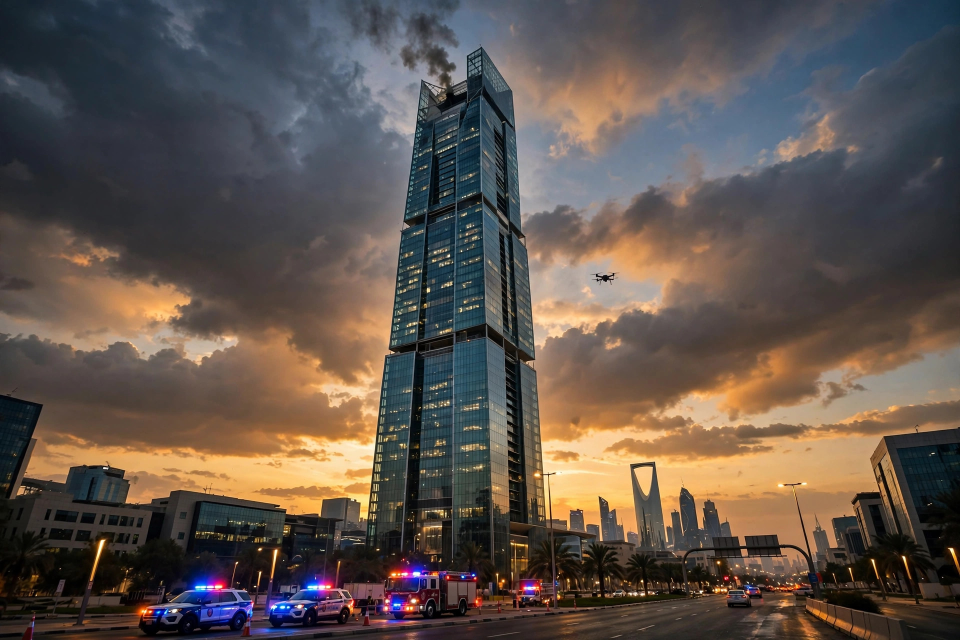
#> input picture assets/lead.jpg, 1920 x 1280 px (shown at 1/2 size)
$ python main.py
#> lines starting #> are read from the running program, lines starting #| are printed output that depends on the picture
#!/usr/bin/env python3
"""Build the 25 November 2026 one-page newspaper image.

Reads the AI-generated pictorial illustrations committed under assets/
and composes a dense 1024x1024 front page: masthead, one big pictured
lead story, a 4x3 grid of pictured stories, an ALSO TODAY strip and a
footer. Fully deterministic: same assets in, same PNG bytes out.
No network access at runtime. Requires Pillow only.

Usage:  python3 main.py            # writes /output/entry.png
        OUTPUT_DIR=/tmp/out python3 main.py
"""

import os
import sys

from PIL import Image, ImageDraw, ImageFont

HERE = os.path.dirname(os.path.abspath(__file__))
ASSETS = os.path.join(HERE, "assets")
OUT_DIR = os.environ.get("OUTPUT_DIR", "/output")
OUT_PATH = os.path.join(OUT_DIR, "entry.png")

PAGE_W, PAGE_H = 1024, 1024
PAPER = (247, 243, 234)
INK = (20, 20, 20)
MUTED = (90, 86, 78)
RED = (179, 32, 44)
NAVY = (27, 42, 74)
RULE = (180, 172, 158)
CARD_BG = (255, 255, 255)

FONT_DIR = "/usr/share/fonts/truetype/dejavu"


def load_font(name, size):
    path = os.path.join(FONT_DIR, name)
    try:
        return ImageFont.truetype(path, size)
    except OSError:
        return ImageFont.load_default()


SERIF_B = "DejaVuSerif-Bold.ttf"
SERIF = "DejaVuSerif.ttf"
SANS_B = "DejaVuSans-Bold.ttf"
SANS = "DejaVuSans.ttf"
SANS_I = "DejaVuSans-Oblique.ttf"


def text_width(draw, text, font):
    box = draw.textbbox((0, 0), text, font=font)
    return box[2] - box[0]


def wrap_lines(draw, text, font, max_width, max_lines=None):
    """Greedy word wrap; truncates with an ellipsis past max_lines."""
    words = text.split()
    lines = []
    current = ""
    for word in words:
        trial = word if not current else current + " " + word
        if text_width(draw, trial, font) <= max_width or not current:
            current = trial
        else:
            lines.append(current)
            current = word
    if current:
        lines.append(current)
    if max_lines is not None and len(lines) > max_lines:
        lines = lines[:max_lines]
        while lines and text_width(draw, lines[-1] + " ...", font) > max_width:
            tail = lines[-1].rsplit(" ", 1)
            lines[-1] = tail[0] if len(tail) == 2 else tail[0][:-1]
        lines[-1] = lines[-1].rstrip() + " ..."
    return lines


def draw_wrapped(draw, xy, text, font, color, max_width, line_gap, max_lines=None):
    x, y = xy
    for line in wrap_lines(draw, text, font, max_width, max_lines):
        draw.text((x, y), line, font=font, fill=color)
        y += font.size + line_gap
    return y


def cover_crop(image, target_w, target_h):
    """Centre-crop to the target aspect ratio, then resize (LANCZOS)."""
    src_w, src_h = image.size
    target_ratio = target_w / target_h
    src_ratio = src_w / src_h
    if src_ratio > target_ratio:
        new_w = int(src_h * target_ratio)
        left = (src_w - new_w) // 2
        box = (left, 0, left + new_w, src_h)
    else:
        new_h = int(src_w / target_ratio)
        top = (src_h - new_h) // 2
        box = (0, top, src_w, top + new_h)
    return image.crop(box).resize((target_w, target_h), Image.LANCZOS)


def picture(name, target_w, target_h):
    path = os.path.join(ASSETS, name)
    with Image.open(path) as shot:
        shot = shot.convert("RGB")
        return cover_crop(shot, target_w, target_h)


LEAD = {
    "image": "lead.jpg",
    "kicker": "MIDDLE EAST",
    "headline": "Houthi drone hits Riyadh's tallest tower \u2014 11 wounded",
    "summary": (
        "Saudi civil defence says a Houthi drone struck the PIF Tower in "
        "Riyadh, wounding 11 people, including two Indians and three "
        "Nepalese. It is the second strike on the tower in days."
    ),
}

GRID = [
    {
        "image": "g1-ship.jpg",
        "kicker": "UKRAINE",
        "headline": "Kyiv: we hit a Russian ship in the Gulf of Finland",
        "summary": "Zelenskiy confirms a Ukrainian drone strike; Norway urges caution.",
    },
    {
        "image": "g2-cop.jpg",
        "kicker": "CLIMATE",
        "headline": "COP31 talks collapse with no deal",
        "summary": "Talks in Antalya end with no deal as the fossil-fuel impasse holds.",
    },
    {
        "image": "g3-huawei.jpg",
        "kicker": "TECH",
        "headline": "Huawei guilty on 10 of 12 counts in US trial",
        "summary": "A Brooklyn jury convicts the tech giant after a three-month trial.",
    },
    {
        "image": "g4-cia.jpg",
        "kicker": "USA",
        "headline": "CIA and spy chief's office hit by hack",
        "summary": "The CIA and ODNI suffer a cyberattack on unclassified systems.",
    },
    {
        "image": "g5-mine.jpg",
        "kicker": "INDONESIA",
        "headline": "Dozens feared trapped in flooded Java gold mine",
        "summary": "Rescuers search for around 30 workers stuck 100 m deep in Pongkor, Bogor.",
    },
    {
        "image": "g6-shenzhou.jpg",
        "kicker": "SPACE",
        "headline": "China launches Shenzhou-24 crew to orbit",
        "summary": "The crewed mission lifts off from Jiuquan aboard a Long March 2F rocket.",
    },
    {
        "image": "g7-madrid.jpg",
        "kicker": "FOOTBALL",
        "headline": "Madrid rout PSV 5\u20131",
        "summary": "Bellingham's stunner and a Mbapp\u00e9 brace power Real's comeback.",
    },
    {
        "image": "g8-senegal.jpg",
        "kicker": "AFRICA",
        "headline": "Senegal get AFCON crown back",
        "summary": "CAS overturns CAF's decision and restores Senegal's 1\u20130 final win.",
    },
    {
        "image": "g9-cricket.jpg",
        "kicker": "CRICKET",
        "headline": "Vaibhav, 204 off 53 balls \u2014 a world record",
        "summary": "India A's teenager smashes 28 sixes in the fastest List A double century ever.",
    },
    {
        "image": "g10-markets.jpg",
        "kicker": "MARKETS",
        "headline": "Asia stocks slide as tariff threat returns",
        "summary": "Nikkei falls 2.9%, Seoul 5.3% as the US readies fresh tariff measures.",
    },
    {
        "image": "g11-sarkozy.jpg",
        "kicker": "FRANCE",
        "headline": "Sarkozy and Bruni ordered to trial",
        "summary": "The former president and his wife face trial over the Libya case.",
    },
    {
        "image": "g12-hanoi.jpg",
        "kicker": "VIETNAM",
        "headline": "Hanoi blast kills six, injures 10",
        "summary": "An explosion rips through a residential area; a gas leak is suspected.",
    },
]

ALSO_TODAY = [
    "Trump pardons turkeys Freedom and Feathers",
    "Giuliani gets the Medal of Freedom",
    "Gukesh draws World Chess opener",
]


def build():
    page = Image.new("RGB", (PAGE_W, PAGE_H), PAPER)
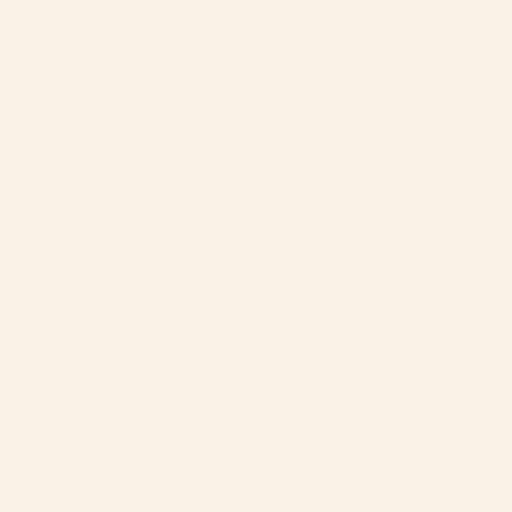
#> page: PIL image 1024x1024 RGB (shown at 1/2 size); mean R, G, B 247, 243, 234
    draw = ImageDraw.Draw(page)

    # --- Masthead -------------------------------------------------------
    title_font = load_font(SERIF_B, 46)
    date_font = load_font(SANS_B, 14)
    draw.text((16, 12), "THE WORLD IN ONE PAGE", font=title_font, fill=INK)
    date_text = "WEDNESDAY 25 NOVEMBER 2026"
    date_w = text_width(draw, date_text, date_font)
#> date_w = 261
    draw.text((PAGE_W - 16 - date_w, 30), date_text, font=date_font, fill=NAVY)
    draw.rectangle((16, 66, PAGE_W - 16, 69), fill=RED)
    draw.rectangle((16, 72, PAGE_W - 16, 73), fill=INK)

    # --- Lead story -----------------------------------------------------
    lead_x, lead_y, lead_w, lead_h = 16, 82, 576, 252
    lead_img = picture(LEAD["image"], lead_w, lead_h)
#> in picture, shot is the input picture: PIL image 1920x1280 RGB; mean R, G, B 94.9, 83.8, 77
#> in cover_crop, `return image.crop(box).resize((target_w, target_h), Image.LANCZOS)`:
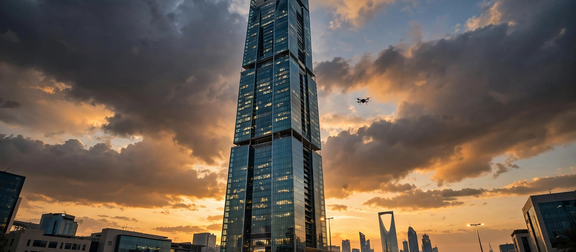
#> returned value: PIL image 576x252 RGB; mean R, G, B 109.9, 95, 82.1
    page.paste(lead_img, (lead_x, lead_y))
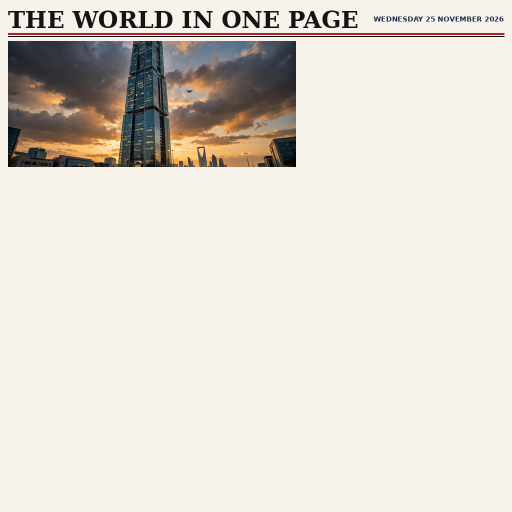
#> page: PIL image 1024x1024 RGB (shown at 1/2 size); mean R, G, B 225, 219.1, 209.7
    draw.rectangle(
        (lead_x, lead_y, lead_x + lead_w - 1, lead_y + lead_h - 1),
        outline=INK,
        width=1,
    )
    tx = lead_x + lead_w + 16
    tw = PAGE_W - 16 - tx
    y = lead_y + 2
    kicker_font = load_font(SANS_B, 14)
    draw.text((tx, y), LEAD["kicker"], font=kicker_font, fill=RED)
    y += 22
    head_font = load_font(SERIF_B, 29)
    y = draw_wrapped(
        draw, (tx, y), LEAD["headline"], head_font, INK, tw, 6, max_lines=3
    )
#> y = 211
    y += 6
#> y = 217
    sum_font = load_font(SANS, 14)
    draw_wrapped(
        draw, (tx, y), LEAD["summary"], sum_font, MUTED, tw, 4, max_lines=5
    )

    # --- Grid of pictured stories ---------------------------------------
    grid_top = 348
    card_w, card_h = 242, 184
    gap_x, gap_y = 8, 9
    img_h = 98
    g_kicker = load_font(SANS_B, 11)
    g_head = load_font(SERIF_B, 14)
    g_sum = load_font(SANS, 11)
    for idx, story in enumerate(GRID):
        row, col = divmod(idx, 4)
        cx = 16 + col * (card_w + gap_x)
        cy = grid_top + row * (card_h + gap_y)
        draw.rectangle((cx, cy, cx + card_w - 1, cy + card_h - 1), fill=CARD_BG)
        draw.rectangle(
            (cx, cy, cx + card_w - 1, cy + card_h - 1), outline=RULE, width=1
        )
        shot = picture(story["image"], card_w - 2, img_h)
#> call 2 of picture, with name = 'g1-ship.jpg', target_w = 240, target_h = 98
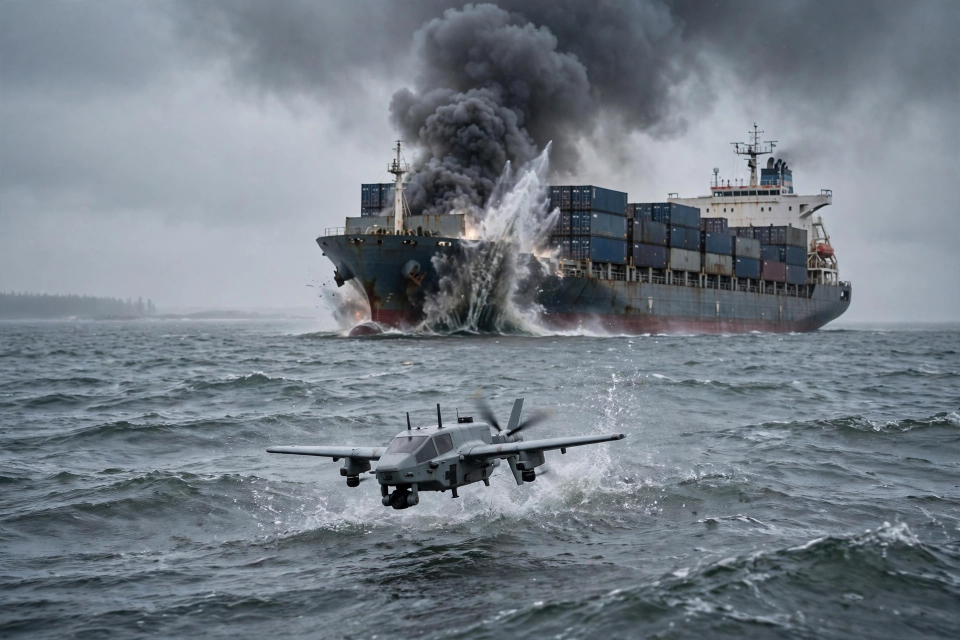
#> input picture assets/g1-ship.jpg, 1920 x 1280 px (shown at 1/2 size)
#> in picture, shot is the input picture: PIL image 1920x1280 RGB; mean R, G, B 115.6, 124.6, 133.7
#> call 2 of cover_crop, with target_w = 240, target_h = 98
#> in cover_crop (call 2), `return image.crop(box).resize((target_w, target_h), Image.LANCZOS)`:
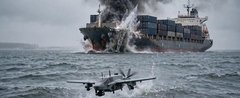
#> returned value: PIL image 240x98 RGB; mean R, G, B 124.1, 132.5, 141.2
        page.paste(shot, (cx + 1, cy + 1))
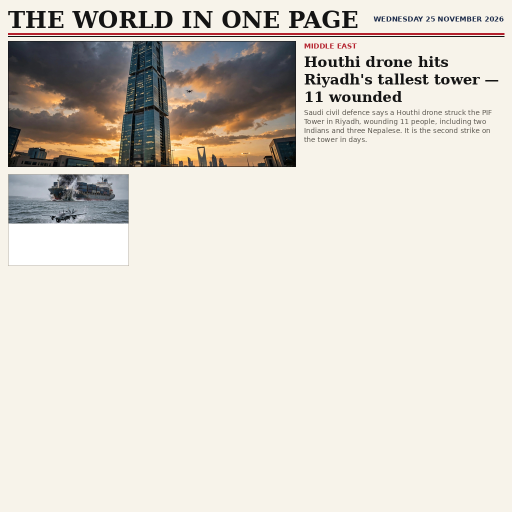
#> page: PIL image 1024x1024 RGB (shown at 1/2 size); mean R, G, B 220.3, 214.6, 205.9
        ix = cx + 8
        iw = card_w - 16
        iy = cy + img_h + 7
        draw.text((ix, iy), story["kicker"], font=g_kicker, fill=RED)
        iy += 16
        iy = draw_wrapped(
            draw, (ix, iy), story["headline"], g_head, INK, iw, 1, max_lines=2
        )
#> iy = 499
        iy += 2
#> iy = 501
        draw_wrapped(
            draw, (ix, iy), story["summary"], g_sum, MUTED, iw, 1, max_lines=2
        )
#> pass 2 of the loop in build, `for idx, story in enumerate(GRID):`:
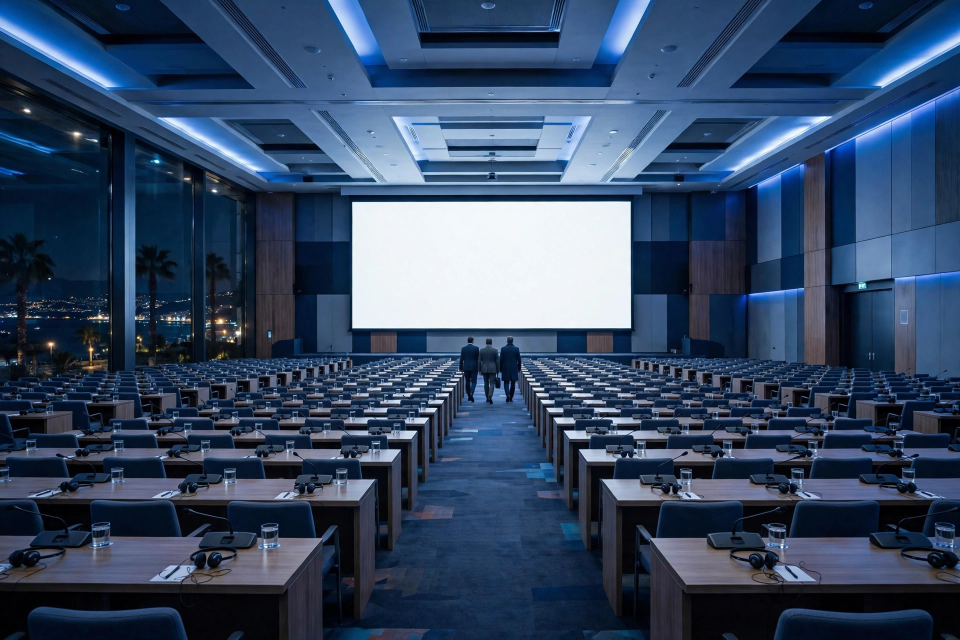
#> input picture assets/g2-cop.jpg, 1920 x 1280 px (shown at 1/2 size)
#> in picture, shot is the input picture: PIL image 1920x1280 RGB; mean R, G, B 52.9, 72.2, 99.3
#> in cover_crop (call 3), `return image.crop(box).resize((target_w, target_h), Image.LANCZOS)`:
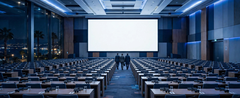
#> returned value: PIL image 240x98 RGB; mean R, G, B 62.6, 81, 106.2
#> in build, `page.paste(shot, (cx + 1, cy + 1))`:
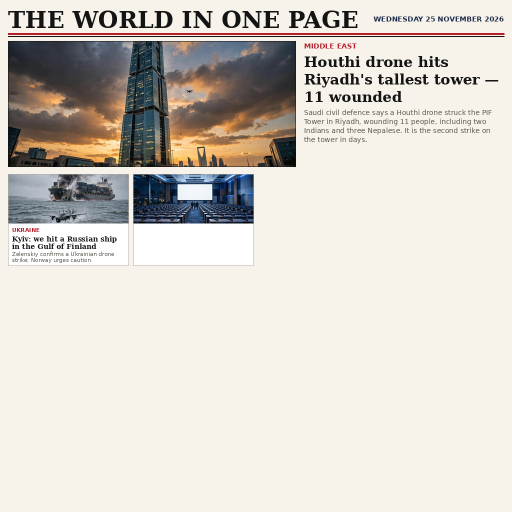
#> page: PIL image 1024x1024 RGB (shown at 1/2 size); mean R, G, B 215.8, 210.6, 202.9
#> in build, `iy = draw_wrapped( draw, (ix, iy), story["headline"], g_head, INK, iw,..`: iy = 499
#> in build, `iy += 2`: iy = 501
#> pass 3 of the loop in build, `for idx, story in enumerate(GRID):`:
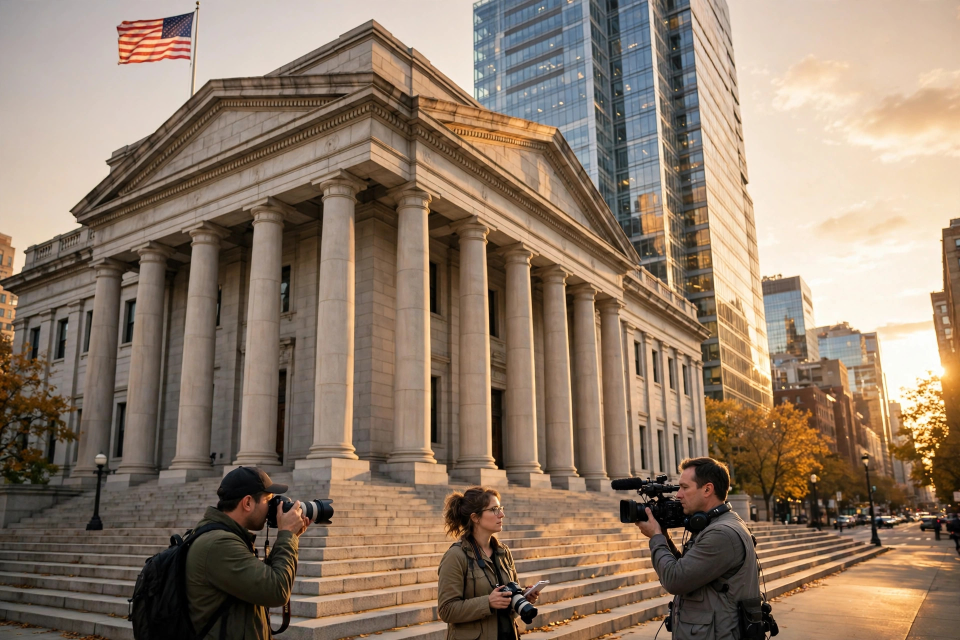
#> input picture assets/g3-huawei.jpg, 1920 x 1280 px (shown at 1/2 size)
#> in picture, shot is the input picture: PIL image 1920x1280 RGB; mean R, G, B 143.6, 123.5, 105.2
#> in cover_crop (call 4), `return image.crop(box).resize((target_w, target_h), Image.LANCZOS)`:
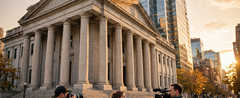
#> returned value: PIL image 240x98 RGB; mean R, G, B 143.1, 122.1, 101.7
#> in build, `page.paste(shot, (cx + 1, cy + 1))`:
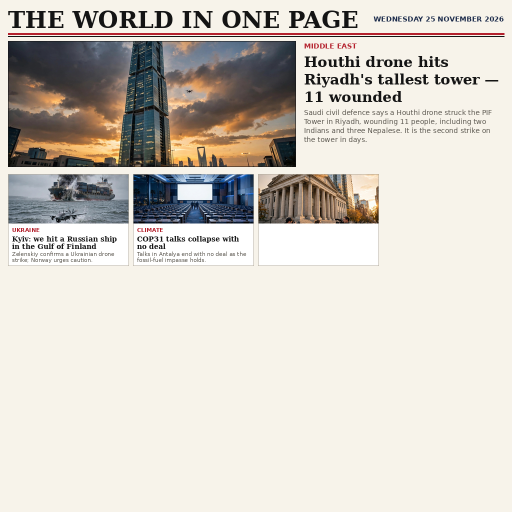
#> page: PIL image 1024x1024 RGB (shown at 1/2 size); mean R, G, B 213.2, 207.7, 199.9
#> in build, `iy = draw_wrapped( draw, (ix, iy), story["headline"], g_head, INK, iw,..`: iy = 499
#> in build, `iy += 2`: iy = 501
#> the loop made 6 passes; the first 3 are shown

    # --- ALSO TODAY strip ------------------------------------------------
    strip_y = 922
    draw.rectangle((16, strip_y, PAGE_W - 16, strip_y + 1), fill=INK)
    strip_font = load_font(SANS_B, 12)
    item_font = load_font(SANS, 12)
    label = "ALSO TODAY"
    draw.text((16, strip_y + 10), label, font=strip_font, fill=RED)
    lx = 16 + text_width(draw, label, strip_font) + 14
    for item in ALSO_TODAY:
        draw.text((lx, strip_y + 10), item, font=item_font, fill=INK)
        lx += text_width(draw, item, item_font) + 26
        if item is not ALSO_TODAY[-1]:
            draw.text((lx - 16, strip_y + 10), "\u2022", font=item_font, fill=RED)
    draw.rectangle((16, strip_y + 34, PAGE_W - 16, strip_y + 35), fill=INK)

    # --- Footer ----------------------------------------------------------
    foot_font = load_font(SANS_I, 11)
    foot = "Pictures are AI-generated illustrations."
    draw.text((16, 968), foot, font=foot_font, fill=MUTED)
    right = "All stories reported 25 November 2026  \u00b7  make.fun"
    rw = text_width(draw, right, foot_font)
    draw.text((PAGE_W - 16 - rw, 968), right, font=foot_font, fill=MUTED)

    os.makedirs(OUT_DIR, exist_ok=True)
    page.save(OUT_PATH, "PNG")
    print("wrote", OUT_PATH, page.size)
    return 0


if __name__ == "__main__":
#> (the run stopped early here; a loop or call above may not have finished)
